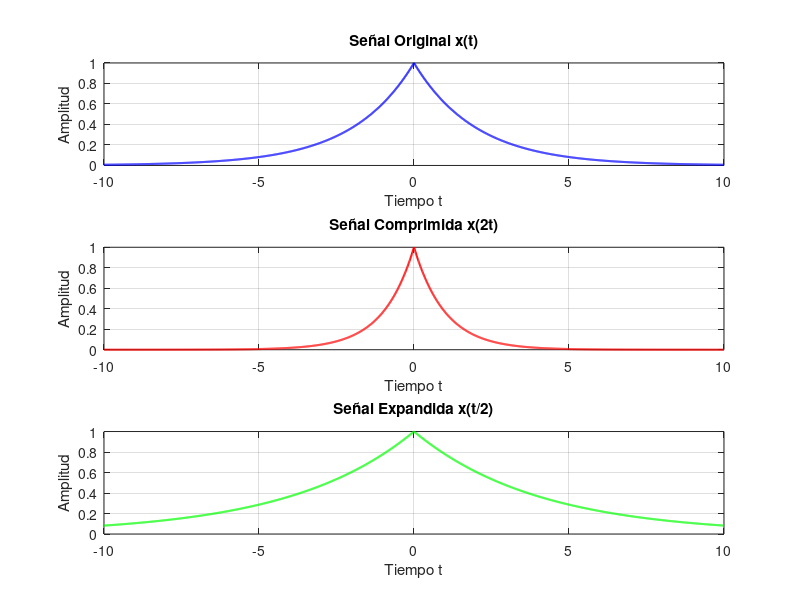

MATLAB code for this plot:
% Definición del eje temporal
t = -10:0.01:10;

% Señal original
x_t = exp(-0.5 * abs(t));

% Escalamiento lineal
x_2t = exp(-0.5 * abs(2*t));   % Compresión x(2t)
x_t2 = exp(-0.5 * abs(t/2));   % Expansión x(t/2)

% Graficar las señales
figure;

% Señal original
subplot(3,1,1);
plot(t, x_t, 'b', 'LineWidth', 1.5);
grid on;
title('Señal Original x(t)');
xlabel('Tiempo t');
ylabel('Amplitud');
xlim([-10, 10]);

% Compresión x(2t)
subplot(3,1,2);
plot(t, x_2t, 'r', 'LineWidth', 1.5);
grid on;
title('Señal Comprimida x(2t)');
xlabel('Tiempo t');
ylabel('Amplitud');
xlim([-10, 10]);

% Expansión x(t/2)
subplot(3,1,3);
plot(t, x_t2, 'g', 'LineWidth', 1.5);
grid on;
title('Señal Expandida x(t/2)');
xlabel('Tiempo t');
ylabel('Amplitud');
xlim([-10, 10]);

% Guardar el gráfico como imagen
saveas(gcf, 'escalamiento_lineal.png');
